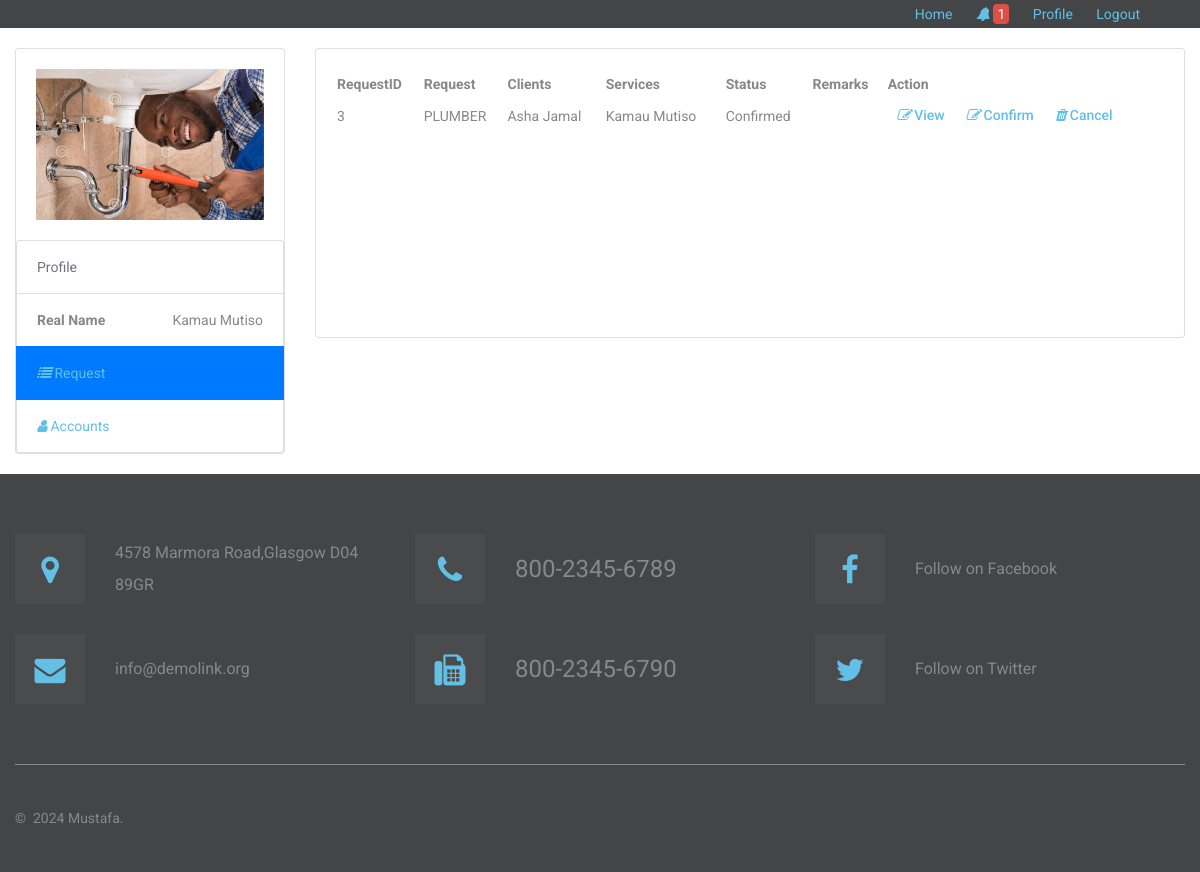
The page /service/ (signed in) on the database as committed earlier.
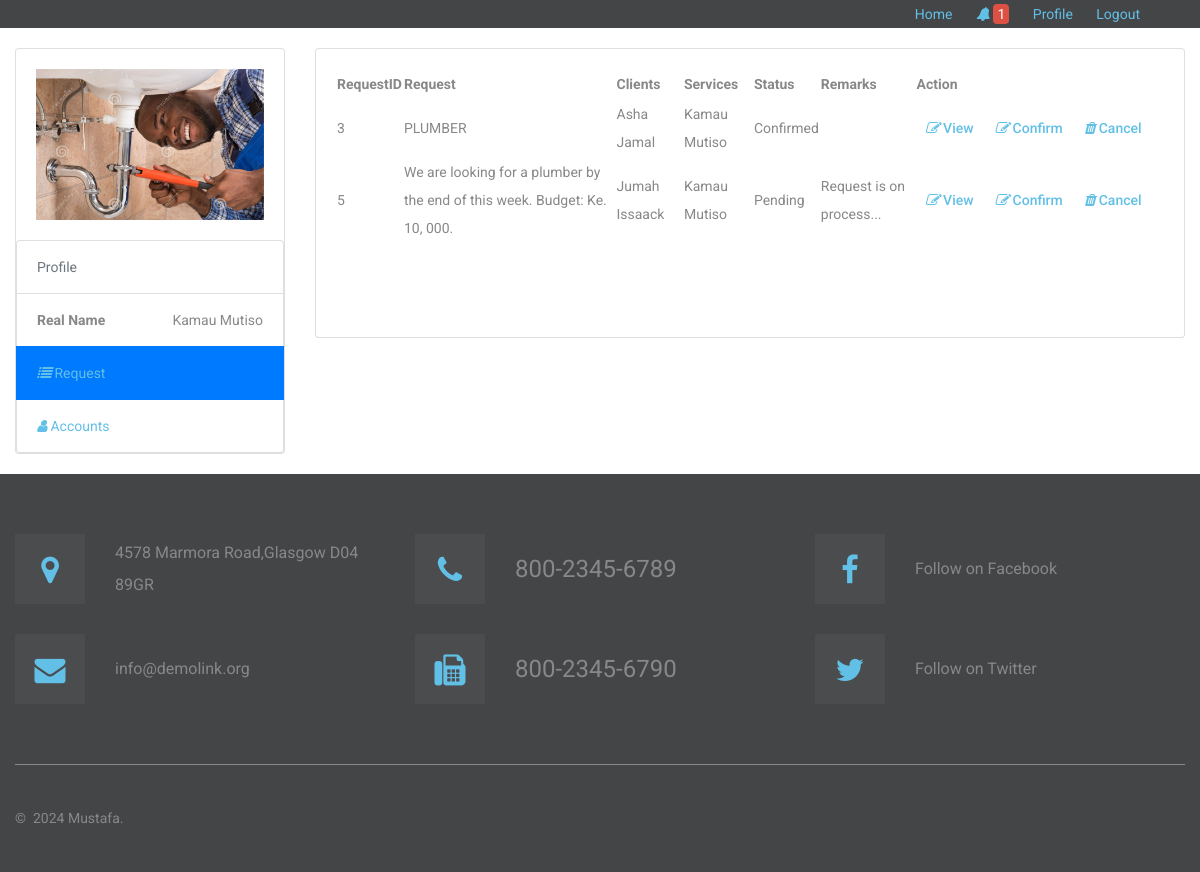
The same page on the database as committed later.
### tables this page shows
CREATE TABLE `tblrequest` (
  `RequestID` int(11) NOT NULL,
  `Request` text NOT NULL,
  `Status` varchar(90) NOT NULL,
  `Remarks` text NOT NULL,
  `ClientID` int(11) NOT NULL,
  `ServiceID` int(11) NOT NULL,
  `USERID` int(11) NOT NULL DEFAULT 0,
  `Viewed` tinyint(1) NOT NULL DEFAULT 0
);

CREATE TABLE `tblclients` (
  `ClientID` int(11) NOT NULL,
  `Fname` varchar(90) NOT NULL,
  `Lname` varchar(90) NOT NULL,
  `Address` text NOT NULL,
  `ContactNo` varchar(30) NOT NULL,
  `Status` varchar(90) NOT NULL DEFAULT 'Pending',
  `cUsername` varchar(90) NOT NULL,
  `cPassword` varchar(90) NOT NULL,
  `PicLoc` text NOT NULL
);

CREATE TABLE `tblserviceprovider` (
  `ServiceID` int(11) NOT NULL,
  `ServiceName` varchar(90) NOT NULL,
  `ServiceContact` varchar(30) NOT NULL,
  `ServiceAddress` text NOT NULL,
  `lat` double NOT NULL DEFAULT 0,
  `lng` double NOT NULL DEFAULT 0,
  `Services` text NOT NULL,
  `EmailAddress` varchar(90) NOT NULL DEFAULT 'ma5755333@gmail.com',
  `spUsername` varchar(90) NOT NULL,
  `spPassword` varchar(90) NOT NULL,
  `Status` varchar(90) NOT NULL DEFAULT 'Confirmed',
  `PicLoc` text NOT NULL
);

### includes/database.php (called while the page is built, shortened)
<?php
class Database
{
    public $sql_string = '';
    private $conn;
    public function open_connection()
    {
        $this->conn = new mysqli(server, user, pass, database_name);
    }
    public function setQuery($sql = '')
    {
        $this->sql_string = $sql;
    }
    public function executeQuery()
    {
        $result = $this->conn->query($this->sql_string);
        return $result;
    }
    private function confirm_query($result)
    {
        return $result;
    }
    public function loadResultList($key = '') {
        $cur = $this->executeQuery();
        $array = array();
        if ($cur->num_rows > 0) {
            while ($row = $cur->fetch_object()) {
                if ($key) {
                    $array[$row->$key] = $row;
                } else {
                    $array[] = $row;
                }
            }
        }
        return $array;
    }
}
$mydb = new Database();
?>

### service/list.php (the view)
<table class="hover" id="dash-tables"   cellspacing="0" >
         <thead>
             <th>RequestID</th>
             <th>Request</th>
             <th>Clients</th>
             <th>Services</th>
             <th>Status</th>
             <th>Remarks</th>
             <th width="30%">Action</th>
         </thead>
         <tbody>
           <?php
             $mydb->setQuery("SELECT *,r.Status as stats
                     FROM  `tblrequest` r, `tblserviceprovider` s,`tblclients` c
                   WHERE r.ServiceID=s.ServiceID AND r.ClientID=c.ClientID AND r.ServiceID= ".$_SESSION['ServiceID']);
             $cur = $mydb->loadResultList();
           foreach ($cur as $result) {
             echo '<tr>';
             echo '<td>' . $result->RequestID.'</a></td>';
             echo '<td>'. $result->Request.'</td>';
             echo '<td>'. $result->Fname.' '. $result->Lname.'</td>';
             echo '<td>'. $result->ServiceName.'</td>';
             echo '<td>'.$result->stats.'</td>';
             echo '<td>'. $result->Remarks.'</td>';
               $btn= '<a title="View" href="index.php?view=view&id='.$result->RequestID.'" class="btn btn-info btn-sm  " ><i class="fa fa-edit"></i> View</a>
               <a title="Confirm" href="controller.php?action=confirm&id='.$result->RequestID.'" class="btn btn-success btn-sm  " ><i class="fa fa-edit"></i> Confirm</a>
                    <a title="Cancel" href="controller.php?action=cancel&id='.$result->RequestID.'" class="btn btn-danger btn-sm"><i class="fa fa-trash"></i> Cancel</a>';
             echo '<td > '.$btn.'</td>';
             echo '</tr>';
           }
           ?>
         </tbody>
       </table>

Rows that differ between the two databases and show on the page:
added tblrequest: RequestID "5", Request "We are looking for a plumber by the end of this week. Budget: Ke. 10, 000.", ClientID.Fname "Jumah", ClientID.Lname "Issaack", ServiceID.ServiceName "Kamau Mutiso", Status "Pending", Remarks "Request is on process..."
